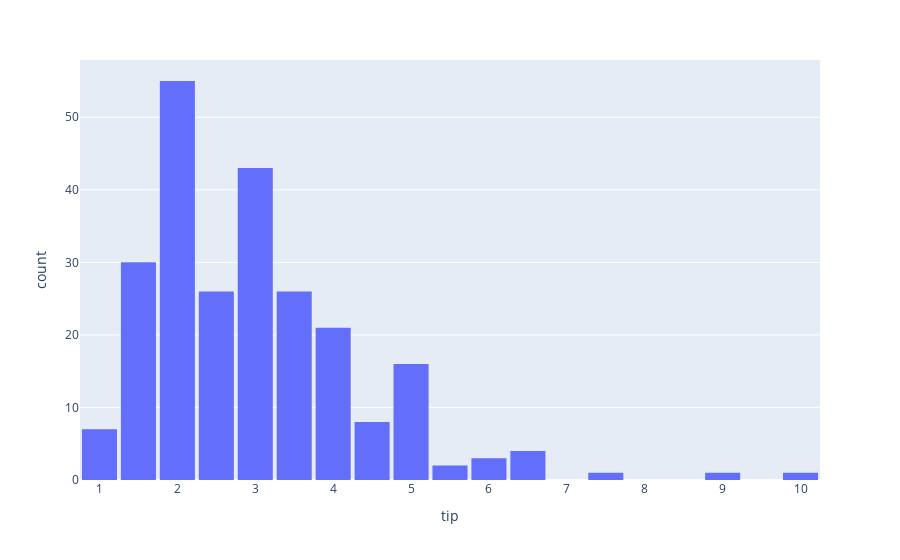

The notebook cell this image was saved under:
### Markdown cell above
### **Univariate Graphics**
An univariate graphic is one that shows the distribution of just one variable of your dataset. Good examples of those types of graphics are histograms, 

boxplots, violin etc.

### Code cell
# Histogram
fig = px.histogram(df, x='tip')
fig.update_layout(bargap=0.1)
fig.show()

### Figure 1 — Plotly figure (JSON) as saved in the notebook; plotly's stock layout.template omitted (floating-point values rounded to 4 significant figures; data arrays with more than 128 entries replaced by an {"elided": "..."} marker saying what was removed)
{"data": [{"alignmentgroup": "True", "bingroup": "x", "hovertemplate": "tip=%{x}<br>count=%{y}<extra></extra>", "legendgroup": "", "marker": {"color": "#636efa", "pattern": {"shape": ""}}, "name": "", "offsetgroup": "", "orientation": "v", "showlegend": false, "type": "histogram", "x": {"elided": "244 float values"}, "xaxis": "x", "yaxis": "y"}], "layout": {"bargap": 0.1, "barmode": "relative", "legend": {"tracegroupgap": 0}, "margin": {"t": 60}, "xaxis": {"anchor": "y", "domain": [0, 1], "title": {"text": "tip"}}, "yaxis": {"anchor": "x", "domain": [0, 1], "title": {"text": "count"}}}}
